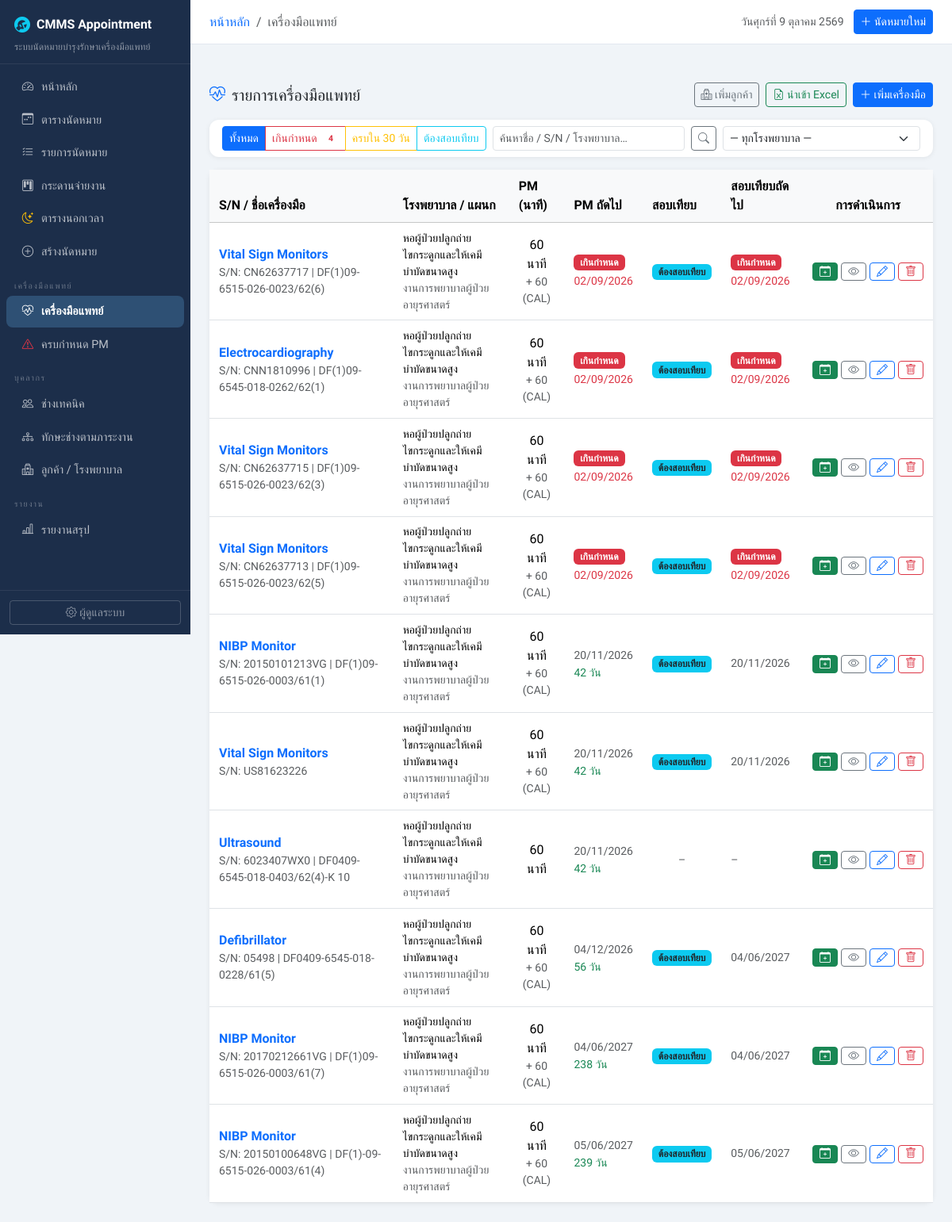
Screenshot of /equipment/ with the database file from the repository.
### appointments/models.py (models this page shows, shortened)
class Equipment(models.Model):
    equipment_code = models.CharField(max_length=50, blank=True, verbose_name='รหัสเครื่อง')
    serial_number = models.CharField(max_length=100, unique=True, verbose_name='SerialNo')
    asset_number = models.CharField(max_length=50, blank=True, verbose_name='เลขครุภัณฑ์')
    name = models.CharField(max_length=200, verbose_name='ชื่อเครื่อง')
    name_th = models.CharField(max_length=200, blank=True, verbose_name='ชื่อเครื่องภาษาไทย')
    model = models.CharField(max_length=100, verbose_name='รุ่น')
    manufacturer = models.CharField(max_length=100, blank=True, verbose_name='ยี่ห้อ')
    category = models.ForeignKey(EquipmentCategory, on_delete=models.SET_NULL,
                                  null=True, blank=True, verbose_name='ประเภท')
    customer = models.ForeignKey(Customer, on_delete=models.CASCADE,
                                  related_name='equipment', verbose_name='ลูกค้า/โรงพยาบาล')
    owner_unit_name = models.CharField(max_length=255, blank=True, verbose_name='ชื่อหน่วยงานเจ้าของเครื่อง')
    user_unit_name = models.CharField(max_length=255, blank=True, verbose_name='ชื่อหน่วยงานที่ใช้เครื่อง')
    department = models.CharField(max_length=200, blank=True, verbose_name='ภาควิชา/ฝ่าย/งาน')
    maintenance_duration_minutes = models.PositiveIntegerField(
        default=120, verbose_name='เวลา PM (นาที)')
    maintenance_interval_months = models.PositiveIntegerField(
        default=12, verbose_name='รอบ PM (เดือน)')
    last_maintenance_date = models.DateField(null=True, blank=True, verbose_name='PM ล่าสุด')
    next_maintenance_date = models.DateField(null=True, blank=True, verbose_name='PM ครั้งถัดไป')
    requires_calibration = models.BooleanField(default=False, verbose_name='ต้องสอบเทียบ')
    calibration_duration_minutes = models.PositiveIntegerField(
        null=True, blank=True, verbose_name='เวลาสอบเทียบ (นาที)')
    calibration_interval_months = models.PositiveIntegerField(
        null=True, blank=True, verbose_name='รอบสอบเทียบ (เดือน)')
    last_calibration_date = models.DateField(null=True, blank=True, verbose_name='สอบเทียบล่าสุด')
    next_calibration_date = models.DateField(null=True, blank=True,
                                              verbose_name='สอบเทียบครั้งถัดไป')
    maintenance_required_skills = models.ManyToManyField(
        Skill, blank=True, related_name='equipment_pm_required',
        verbose_name='ทักษะที่ต้องการสำหรับ PM'
    )
    calibration_required_skills = models.ManyToManyField(
        Skill, blank=True, related_name='equipment_cal_required',
        verbose_name='ทักษะที่ต้องการสำหรับสอบเทียบ'
    )
    repair_required_skills = models.ManyToManyField(
        Skill, blank=True, related_name='equipment_repair_required',
        verbose_name='ทักษะที่ต้องการสำหรับซ่อม'
    )
    required_skills = models.ManyToManyField(Skill, blank=True, related_name='equipment',
                                              verbose_name='ทักษะที่ต้องการ')
    is_active = models.BooleanField(default=True, verbose_name='ใช้งาน')
    class Meta:
        verbose_name = 'เครื่องมือแพทย์'
        verbose_name_plural = 'เครื่องมือแพทย์'
        ordering = ['customer', 'name']
    @property
    def maintenance_status(self):
        if not self.next_maintenance_date:
            return 'unknown'
        days = (self.next_maintenance_date - date.today()).days
        if days < 0:
            return 'overdue'
        if days <= 30:
            return 'due_soon'
        return 'ok'
    @property
    def calibration_status(self):
        if not self.requires_calibration or not self.next_calibration_date:
            return 'not_required'
        days = (self.next_calibration_date - date.today()).days
        if days < 0:
            return 'overdue'
        if days <= 30:
            return 'due_soon'
        return 'ok'
    @property
    def days_until_maintenance(self):
        if not self.next_maintenance_date:
            return None
        return (self.next_maintenance_date - date.today()).days

class Customer(models.Model):
    code = models.CharField(max_length=20, unique=True, verbose_name='รหัสลูกค้า')
    name = models.CharField(max_length=200, verbose_name='ชื่อโรงพยาบาล/หน่วยงาน')
    address = models.TextField(blank=True, verbose_name='ที่อยู่')
    phone = models.CharField(max_length=20, blank=True, verbose_name='โทรศัพท์')
    email = models.EmailField(blank=True, verbose_name='อีเมล')
    contact_person = models.CharField(max_length=100, blank=True, verbose_name='ผู้ติดต่อ')
    parent = models.ForeignKey(
        'self', null=True, blank=True,
        on_delete=models.SET_NULL,
        related_name='children',
        verbose_name='องค์กรต้นทาง',
    )
    class Meta:
        verbose_name = 'ลูกค้า'
        verbose_name_plural = 'ลูกค้า'
        ordering = ['code']

### appointments/views.py (the view, shortened to what this page needs)
# urls.py: path('equipment/', views.equipment_list, name='equipment_list'),
def equipment_list(request):
    today = date.today()
    thirty_days_later = today + timedelta(days=30)
    filter_type = request.GET.get('filter', 'all')
    search = request.GET.get('search', '')
    customer_id = request.GET.get('customer')
    qs = Equipment.objects.filter(is_active=True).select_related('customer', 'category')
    if customer_id:
        qs = qs.filter(customer_id=customer_id)
    if filter_type == 'overdue':
        qs = qs.filter(
            Q(next_maintenance_date__lt=today) |
            Q(requires_calibration=True, next_calibration_date__lt=today)
        )
    elif filter_type == 'calibration':
        qs = qs.filter(requires_calibration=True)
    base = Equipment.objects.filter(is_active=True)
    overdue_count = base.filter(
        Q(next_maintenance_date__lt=today) |
        Q(requires_calibration=True, next_calibration_date__lt=today)
    ).count()
    due_soon_count = base.filter(
        Q(next_maintenance_date__gte=today, next_maintenance_date__lte=thirty_days_later) |
        Q(requires_calibration=True,
          next_calibration_date__gte=today,
          next_calibration_date__lte=thirty_days_later)
    ).count()
    context = {
        'equipment_list': qs.order_by('next_maintenance_date'),
        'filter_type': filter_type,
        'search': search,
        'customers': Customer.objects.all(),
        'overdue_count': overdue_count,
        'due_soon_count': due_soon_count,
        'today': today,
    }
    return render(request, 'appointments/equipment_list.html', context)

### appointments/templates/appointments/equipment_list.html (shortened to what this page needs)
{% extends "appointments/base.html" %}
{% block breadcrumb %}<li class="breadcrumb-item active">เครื่องมือแพทย์</li>{% endblock %}
{% block content %}
<div class="d-flex align-items-center justify-content-between mb-3 flex-wrap gap-2">
  <h5 class="mb-0"><i class="bi bi-heart-pulse me-2 text-primary"></i>รายการเครื่องมือแพทย์</h5>
  <div class="d-flex gap-2">
    <a href="{% url 'appointments:customer_create' %}" class="btn btn-sm btn-outline-secondary">
      <i class="bi bi-hospital"></i> เพิ่มลูกค้า
    </a>
    <a href="{% url 'appointments:equipment_import' %}" class="btn btn-sm btn-outline-success">
      <i class="bi bi-file-earmark-excel"></i> นำเข้า Excel
    </a>
    <a href="{% url 'appointments:equipment_create' %}" class="btn btn-sm btn-primary">
      <i class="bi bi-plus-lg"></i> เพิ่มเครื่องมือ
    </a>
  </div>
</div>
<div class="card mb-3">
  <div class="card-body py-2 px-3">
    <div class="row g-2 align-items-center">
      <div class="col-auto">
        <div class="btn-group btn-group-sm" role="group">
          <a href="?filter=all{% if search %}&search={{ search }}{% endif %}{% if request.GET.customer %}&customer={{ request.GET.customer }}{% endif %}"
             class="btn {% if filter_type == 'all' %}btn-primary{% else %}btn-outline-primary{% endif %}">
            ทั้งหมด
          </a>
          <a href="?filter=overdue{% if search %}&search={{ search }}{% endif %}"
             class="btn {% if filter_type == 'overdue' %}btn-danger{% else %}btn-outline-danger{% endif %}">
            เกินกำหนด
            {% if overdue_count > 0 %}
            <span class="badge bg-white text-danger ms-1">{{ overdue_count }}</span>
            {% endif %}
          </a>
          <a href="?filter=due_soon{% if search %}&search={{ search }}{% endif %}"
             class="btn {% if filter_type == 'due_soon' %}btn-warning{% else %}btn-outline-warning{% endif %}">
            ครบใน 30 วัน
          </a>
          <a href="?filter=calibration{% if search %}&search={{ search }}{% endif %}"
             class="btn {% if filter_type == 'calibration' %}btn-info{% else %}btn-outline-info{% endif %}">
            ต้องสอบเทียบ
          </a>
        </div>
      </div>
      <div class="col">
        <form method="get" class="d-flex gap-2">
          <input type="text" class="form-control form-control-sm" name="search"
                 placeholder="ค้นหาชื่อ / S/N / โรงพยาบาล…" value="{{ search }}">
          <button class="btn btn-sm btn-outline-secondary" type="submit">
            <i class="bi bi-search"></i>
          </button>
        </form>
      </div>
      <div class="col-auto">
        <form method="get">
          <select name="customer" class="form-select form-select-sm" onchange="this.form.submit()">
            <option value="">— ทุกโรงพยาบาล —</option>
          </select>
        </form>
      </div>
    </div>
  </div>
</div>
<div class="card">
  <div class="card-body p-0">
    <div class="table-responsive">
      <table class="table table-hover align-middle mb-0">
        <thead class="table-light">
          <tr>
            <th>S/N / ชื่อเครื่องมือ</th>
            <th>โรงพยาบาล / แผนก</th>
            <th>PM (นาที)</th>
            <th>PM ถัดไป</th>
            <th>สอบเทียบ</th>
            <th>สอบเทียบถัดไป</th>
            <th class="text-center">การดำเนินการ</th>
          </tr>
        </thead>
        <tbody>
          {% for eq in equipment_list %}
          <tr>
            <td>
              <a href="{% url 'appointments:equipment_detail' eq.pk %}" class="fw-600 text-decoration-none">
                {{ eq.name }}
              </a>
              <div class="text-muted small">S/N: {{ eq.serial_number }}
                {% if eq.asset_number %} | {{ eq.asset_number }}{% endif %}
              </div>
            </td>
            <td>
              <div class="small">{{ eq.customer.name }}</div>
              {% if eq.department %}<div class="text-muted small">{{ eq.department }}</div>{% endif %}
            </td>
            <td class="text-center">
              {{ eq.maintenance_duration_minutes }} นาที
              {% if eq.requires_calibration and eq.calibration_duration_minutes %}
              <div class="text-muted small">+ {{ eq.calibration_duration_minutes }} (CAL)</div>
              {% endif %}
            </td>
            <td>
              {% if eq.next_maintenance_date %}
                {% if eq.maintenance_status == 'overdue' %}
                  <span class="badge bg-danger">เกินกำหนด</span><br>
                  <span class="text-danger small">{{ eq.next_maintenance_date|date:"d/m/Y" }}</span>
                {% elif eq.maintenance_status == 'due_soon' %}
                  <span class="badge bg-warning text-dark">ครบใน {{ eq.days_until_maintenance }} วัน</span><br>
                  <span class="text-muted small">{{ eq.next_maintenance_date|date:"d/m/Y" }}</span>
                {% else %}
                  <span class="text-muted small">{{ eq.next_maintenance_date|date:"d/m/Y" }}</span>
                  <div class="text-success small">{{ eq.days_until_maintenance }} วัน</div>
                {% endif %}
              {% else %}
                <span class="text-muted small">ไม่ระบุ</span>
              {% endif %}
            </td>
            <td class="text-center">
              {% if eq.requires_calibration %}
                <span class="badge bg-info text-dark">ต้องสอบเทียบ</span>
              {% else %}
                <span class="text-muted small">–</span>
              {% endif %}
            </td>
            <td>
              {% if eq.requires_calibration and eq.next_calibration_date %}
                {% if eq.calibration_status == 'overdue' %}
                  <span class="badge bg-danger">เกินกำหนด</span><br>
                  <span class="text-danger small">{{ eq.next_calibration_date|date:"d/m/Y" }}</span>
                {% elif eq.calibration_status == 'due_soon' %}
                  <span class="badge bg-warning text-dark">ครบใน {{ eq.days_until_calibration }} วัน</span><br>
                  <span class="text-muted small">{{ eq.next_calibration_date|date:"d/m/Y" }}</span>
                {% else %}
                  <span class="text-muted small">{{ eq.next_calibration_date|date:"d/m/Y" }}</span>
                {% endif %}
              {% else %}
                <span class="text-muted small">–</span>
              {% endif %}
            </td>
            <td class="text-center text-nowrap">
              <a href="{% url 'appointments:appointment_create' %}?equipment_id={{ eq.pk }}"
                 class="btn btn-sm btn-success py-0 px-2" title="สร้างนัดหมาย">
                <i class="bi bi-calendar-plus"></i>
              </a>
              <a href="{% url 'appointments:equipment_detail' eq.pk %}"
                 class="btn btn-sm btn-outline-secondary py-0 px-2" title="รายละเอียด">
                <i class="bi bi-eye"></i>
              </a>
              <a href="{% url 'appointments:equipment_update' eq.pk %}"
                 class="btn btn-sm btn-outline-primary py-0 px-2" title="แก้ไข">
                <i class="bi bi-pencil"></i>
              </a>
              <form method="post" action="{% url 'appointments:equipment_delete' eq.pk %}" class="d-inline"
                    data-confirm="ยืนยันลบทะเบียน {{ eq.name }}?">
                <button type="submit" class="btn btn-sm btn-outline-danger py-0 px-2" title="ลบ" aria-label="ลบทะเบียน {{ eq.name }}">
                  <i class="bi bi-trash"></i>
                </button>
              </form>
            </td>
          </tr>
          {% endfor %}
        </tbody>
      </table>
    </div>
  </div>
</div>
{% endblock %}

### rows the page displays
Equipment: name "Vital Sign Monitors", serial_number "CN62637717", asset_number "DF(1)09-6515-026-0023/62(6)", customer.name "หอผู้ป่วยปลูกถ่ายไขกระดูกและให้เคมีบำบัดขนาดสูง", department "งานการพยาบาลผู้ป่วยอายุรศาสตร์", maintenance_duration_minutes "60", calibration_duration_minutes "60", next_maintenance_date "02/09/2026", requires_calibration "ต้องสอบเทียบ", next_calibration_date "02/09/2026"
Equipment: name "Electrocardiography", serial_number "CNN1810996", asset_number "DF(1)09-6545-018-0262/62(1)", customer.name "หอผู้ป่วยปลูกถ่ายไขกระดูกและให้เคมีบำบัดขนาดสูง", department "งานการพยาบาลผู้ป่วยอายุรศาสตร์", maintenance_duration_minutes "60", calibration_duration_minutes "60", next_maintenance_date "02/09/2026", requires_calibration "ต้องสอบเทียบ", next_calibration_date "02/09/2026"
Equipment: name "Vital Sign Monitors", serial_number "CN62637715", asset_number "DF(1)09-6515-026-0023/62(3)", customer.name "หอผู้ป่วยปลูกถ่ายไขกระดูกและให้เคมีบำบัดขนาดสูง", department "งานการพยาบาลผู้ป่วยอายุรศาสตร์", maintenance_duration_minutes "60", calibration_duration_minutes "60", next_maintenance_date "02/09/2026", requires_calibration "ต้องสอบเทียบ", next_calibration_date "02/09/2026"
Equipment: name "Vital Sign Monitors", serial_number "CN62637713", asset_number "DF(1)09-6515-026-0023/62(5)", customer.name "หอผู้ป่วยปลูกถ่ายไขกระดูกและให้เคมีบำบัดขนาดสูง", department "งานการพยาบาลผู้ป่วยอายุรศาสตร์", maintenance_duration_minutes "60", calibration_duration_minutes "60", next_maintenance_date "02/09/2026", requires_calibration "ต้องสอบเทียบ", next_calibration_date "02/09/2026"
Equipment: name "NIBP Monitor", serial_number "20150101213VG", asset_number "DF(1)09-6515-026-0003/61(1)", customer.name "หอผู้ป่วยปลูกถ่ายไขกระดูกและให้เคมีบำบัดขนาดสูง", department "งานการพยาบาลผู้ป่วยอายุรศาสตร์", maintenance_duration_minutes "60", calibration_duration_minutes "60", next_maintenance_date "20/11/2026", days_until_maintenance "42", requires_calibration "ต้องสอบเทียบ", next_calibration_date "20/11/2026"
Equipment: name "Vital Sign Monitors", serial_number "US81623226", customer.name "หอผู้ป่วยปลูกถ่ายไขกระดูกและให้เคมีบำบัดขนาดสูง", department "งานการพยาบาลผู้ป่วยอายุรศาสตร์", maintenance_duration_minutes "60", calibration_duration_minutes "60", next_maintenance_date "20/11/2026", days_until_maintenance "42", requires_calibration "ต้องสอบเทียบ", next_calibration_date "20/11/2026"
Equipment: name "Ultrasound", serial_number "6023407WX0", asset_number "DF0409-6545-018-0403/62(4)-K 10", customer.name "หอผู้ป่วยปลูกถ่ายไขกระดูกและให้เคมีบำบัดขนาดสูง", department "งานการพยาบาลผู้ป่วยอายุรศาสตร์", maintenance_duration_minutes "60", next_maintenance_date "20/11/2026", days_until_maintenance "42"
Equipment: name "Defibrillator", serial_number "05498", asset_number "DF0409-6545-018-0228/61(5)", customer.name "หอผู้ป่วยปลูกถ่ายไขกระดูกและให้เคมีบำบัดขนาดสูง", department "งานการพยาบาลผู้ป่วยอายุรศาสตร์", maintenance_duration_minutes "60", calibration_duration_minutes "60", next_maintenance_date "04/12/2026", days_until_maintenance "56", requires_calibration "ต้องสอบเทียบ", next_calibration_date "04/06/2027"
Equipment: name "NIBP Monitor", serial_number "20170212661VG", asset_number "DF(1)09-6515-026-0003/61(7)", customer.name "หอผู้ป่วยปลูกถ่ายไขกระดูกและให้เคมีบำบัดขนาดสูง", department "งานการพยาบาลผู้ป่วยอายุรศาสตร์", maintenance_duration_minutes "60", calibration_duration_minutes "60", next_maintenance_date "04/06/2027", days_until_maintenance "238", requires_calibration "ต้องสอบเทียบ", next_calibration_date "04/06/2027"
Equipment: name "NIBP Monitor", serial_number "20150100648VG", asset_number "DF(1)-09-6515-026-0003/61(4)", customer.name "หอผู้ป่วยปลูกถ่ายไขกระดูกและให้เคมีบำบัดขนาดสูง", department "งานการพยาบาลผู้ป่วยอายุรศาสตร์", maintenance_duration_minutes "60", calibration_duration_minutes "60", next_maintenance_date "05/06/2027", days_until_maintenance "239", requires_calibration "ต้องสอบเทียบ", next_calibration_date "05/06/2027"

### other values shown
{{ overdue_count }} "4"
